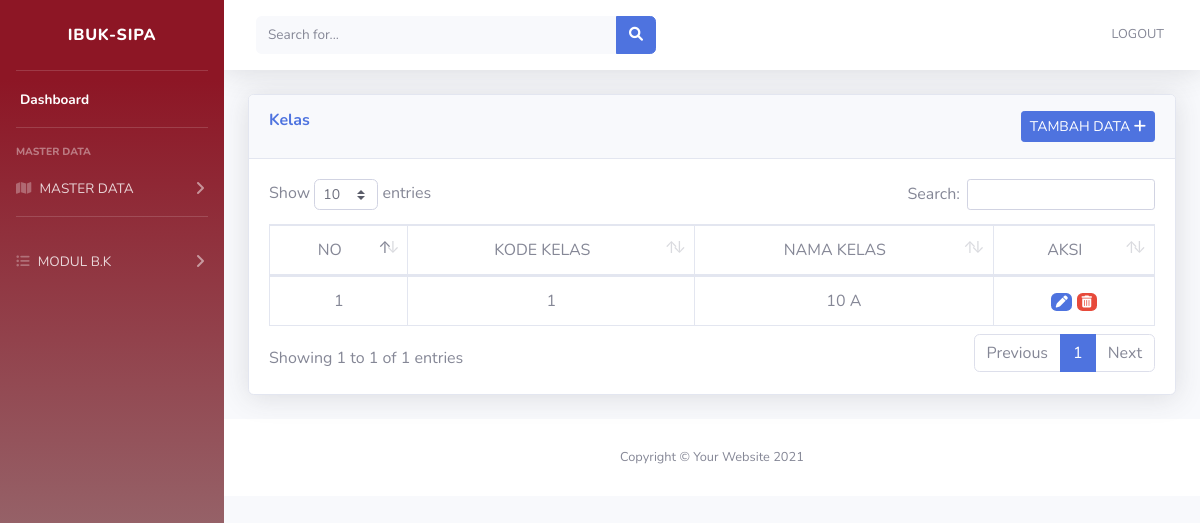
Before: /index.php/kelas with the older database file.
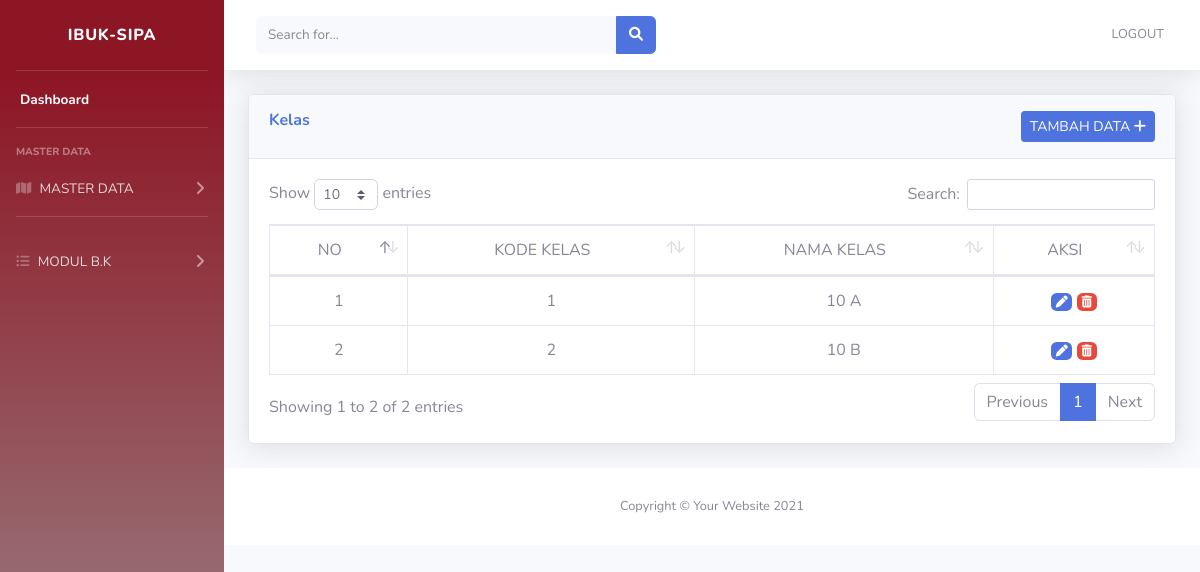
After: the same page with the newer database file.
### tables this page shows
CREATE TABLE IF NOT EXISTS `tbl_kelas` (
  `id` int(11) NOT NULL AUTO_INCREMENT,
  `kode_kelas` int(50) NOT NULL,
  `nm_kelas` varchar(100) NOT NULL,
  PRIMARY KEY (`id`)
);

### application/controllers/kelas.php (called while the page is built, shortened)
<?php
class Kelas extends CI_Controller {
  public function index()
  {
    $data['tbl_kelas'] = $this->modelkelas->SemuaData();
    $this->load->view('tamplate/header');
    $this->load->view('tamplate/sidebar');
    $this->load->view('tamplate/topbar');
    $this->load->view('kelas', $data);
    $this->load->view('tamplate/footer');
  }
}
?>

### index.php (called while the page is built, shortened)
<?php
require_once BASEPATH.'core/CodeIgniter.php';

### application/models/Modelkelas.php (called while the page is built, shortened)
<?php
class modelkelas extends CI_Model
{
	public function SemuaData()
	{
		return $this->db->get('tbl_kelas')->result_array();
	}
}

### application/views/kelas.php (the view)
                <div class="container-fluid">
                    <div class="card shadow mb-4">
                        <div class="card-header py-3">
                            <h6 class="m-0 font-weight-bold text-primary">Kelas
                            <a href="<?php echo base_url('kelas/tambah_data'); ?>"
                            class="btn btn-primary btn-sm float-right">TAMBAH DATA <i class="fa fa-plus"></i></a>
                        </div>
                        <div class="card-body">
                        <div class="table-responsive">
                        <table class="table table-bordered text-center" id="dataTable" width="100%" cellspacing="0">
    <thead>
      <tr>
      <td>NO</td>
      <td>KODE KELAS</td>
      <td>NAMA KELAS</td>
      <td>AKSI</td>
      </tr>
      </thead>
  <tbody>
    <?php
    $no=1;
    foreach ($tbl_kelas as $kelas) : ?>
    <tr>
      <td><?php echo $no++; ?></td>
      <td><?php echo $kelas['kode_kelas']; ?></td>
      <td><?php echo $kelas['nm_kelas']; ?></td>
    <td>
      <a href="<?php echo base_url() ?>kelas/edit_data/<?php echo $kelas['id']; ?>" class="badge badge-primary"><i class="fa-solid fa-pen"></i></a>
      <a href="<?php echo base_url() ?>kelas/hapus_data/<?php echo $kelas['id']; ?>" class="badge badge-danger"><i class="fa-solid fa-trash-can"></i></a></td>
    </tr>
    <?php endforeach ?>
</tbody>
</table>
</div>
</div>
</div>
</div>

Changed rows visible on the page:
added tbl_kelas: kode_kelas "2", nm_kelas "10 B"
Other visible differences:
text written by a page script: "Show entries Search: Showing 1 to 1 of 1 entries Previous 1 Next" → "Show entries Search: Showing 1 to 2 of 2 entries Previous 1 Next"
